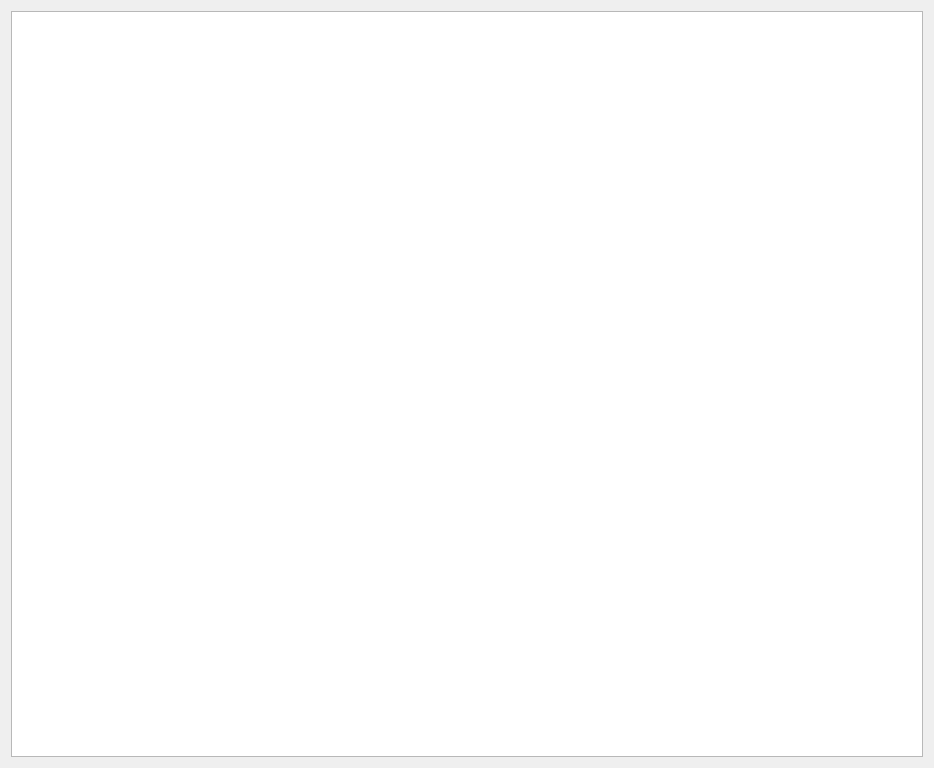
<?xml version="1.0" encoding="UTF-8"?>
<ui version="4.0">
 <class>txtDialog</class>
 <widget class="QDialog" name="txtDialog">
  <property name="geometry">
   <rect>
    <x>0</x>
    <y>0</y>
    <width>934</width>
    <height>768</height>
   </rect>
  </property>
  <property name="windowTitle">
   <string>Dialog</string>
  </property>
  <layout class="QVBoxLayout" name="verticalLayout">
   <item>
    <widget class="QTextEdit" name="textEdit">
     <property name="html">
      <string>&lt;!DOCTYPE HTML PUBLIC &quot;-//W3C//DTD HTML 4.0//EN&quot; &quot;http://www.w3.org/TR/REC-html40/strict.dtd&quot;&gt;
&lt;html&gt;&lt;head&gt;&lt;meta name=&quot;qrichtext&quot; content=&quot;1&quot; /&gt;&lt;style type=&quot;text/css&quot;&gt;
p, li { white-space: pre-wrap; }
&lt;/style&gt;&lt;/head&gt;&lt;body style=&quot; font-family:'SimSun'; font-size:9pt; font-weight:400; font-style:normal;&quot;&gt;
&lt;p style=&quot; margin-top:0px; margin-bottom:0px; margin-left:0px; margin-right:0px; -qt-block-indent:0; text-indent:0px;&quot;&gt;&lt;img src=&quot;:/res/path_image/SBlsw.png&quot; /&gt;&lt;/p&gt;&lt;/body&gt;&lt;/html&gt;</string>
     </property>
     <property name="tabStopWidth">
      <number>80</number>
     </property>
    </widget>
   </item>
  </layout>
 </widget>
 <resources/>
 <connections/>
</ui>
